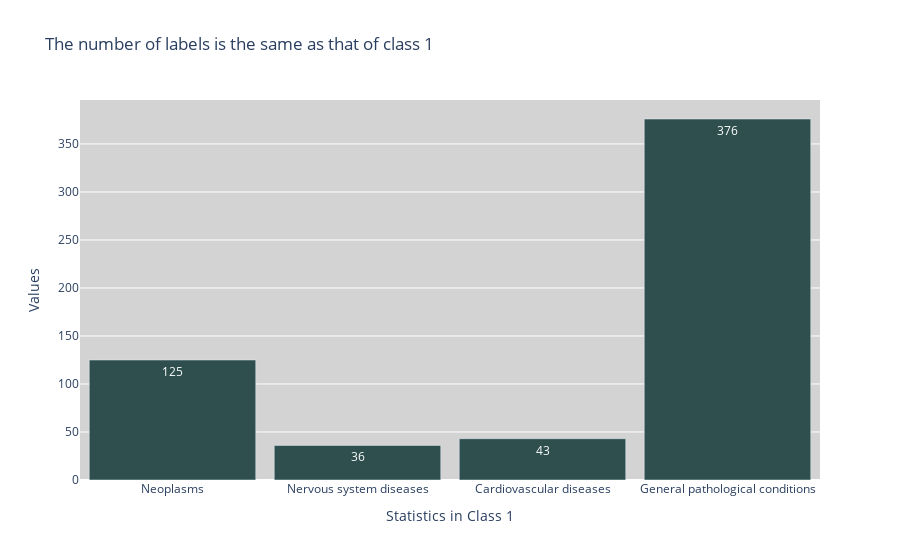

Notebook code cell kept with this figure:
### Code cell
# Show the number of duplicate data of Class 1 compared to the remaining classes

labels = list(class_mapping.values())
labels.remove(labels[1])
values = [len(a_id_df0_1), len(b_id_df2), len(b_id_df3), len(b_id_df4)]

visualize_multilabel(labels,
                     values,
                     title='The number of labels is the same as that of class 1',
                     x_title='Statistics in Class 1'
                    )

### Figure 1 — Plotly figure (JSON) as saved in the notebook; plotly's stock layout.template omitted (floating-point values rounded to 4 significant figures)
{"data": [{"marker": {"color": "darkslategray"}, "text": ["125", "36", "43", "376"], "textposition": "auto", "type": "bar", "x": ["Neoplasms", "Nervous system diseases", "Cardiovascular diseases", "General pathological conditions"], "y": [125, 36, 43, 376]}], "layout": {"autosize": true, "bargap": 0.1, "coloraxis": {"colorbar": {"title": {"text": "Values"}}}, "plot_bgcolor": "lightgray", "title": {"text": "The number of labels is the same as that of class 1"}, "xaxis": {"autorange": true, "range": [-0.5, 3.5], "title": {"text": "Statistics in Class 1"}, "type": "category"}, "yaxis": {"autorange": true, "range": [0, 395.8], "title": {"text": "Values"}, "type": "linear"}}}
